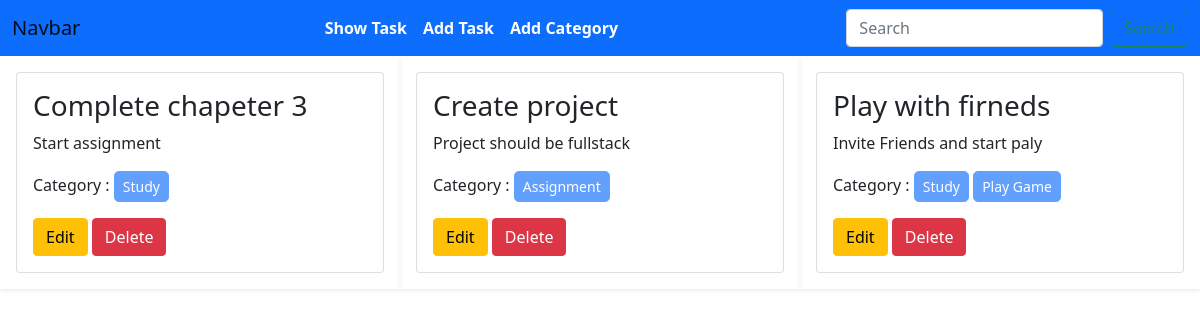
Before: / with the older database file.
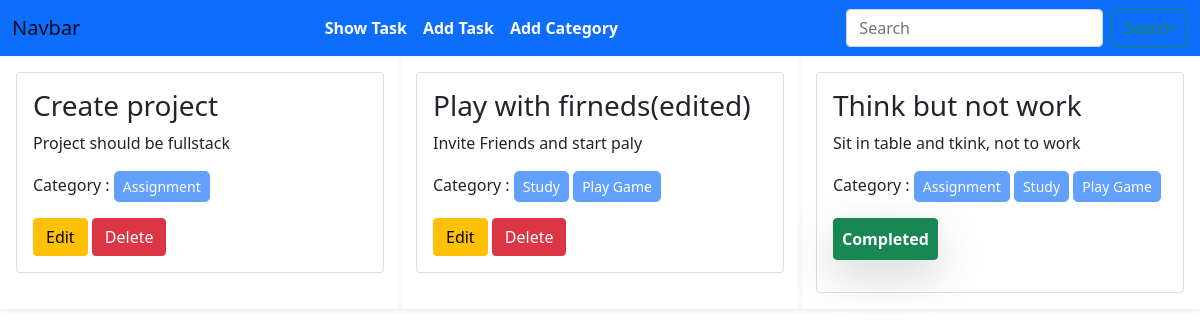
After: the same page with the newer database file.
### task/models.py (models this page shows, shortened)
class TaskModel(models.Model):
    taskTitle = models.CharField(max_length=100)
    taskDescription= models.TextField()
    is_completed = models.BooleanField(default=False)
    taskDate = models.DateField( auto_now=False, auto_now_add=False)
    category = models.ManyToManyField(CategoryModel)

### category/models.py (models this page shows, shortened)
class CategoryModel(models.Model):
    categoryName = models.CharField(max_length=100)

### task_management_system/views.py (the view)
# urls.py: 2. Add a URL to urlpatterns:  path('', views.home, name='home')
def home(request):
    data = TaskModel.objects.all()
    return render(request, 'index.html',{'data':data})

### templates/index.html
{% extends "base.html" %}
{%block content%}
    <div class="d-flex flex-wrap justify-content-center px-5m-5">
        {% for task in data %}
            <div class="col-sm-4 p-3 shadow-sm">
                <div class="card">
                    <div class="card-body">
                        <h3 class='card-text'>{{task.taskTitle}}</h3>
                        <p class="card-text">{{task.taskDescription}}</p>
                        <p>
                            Category :
                            {% for cat in task.category.all %}
                                <button class="btn btn-primary btn-sm disabled rounded rounded-3">{{cat.categoryName}}</button>
                            {% endfor%}
                        </p>
                        {%if task.is_completed == False %}
                            <a href="{% url 'edit_task' task.id%}" class='btn btn-warning'>Edit</a>
                            <a href="{% url 'delete_task' task.id%}" class='btn btn-danger'>Delete</a>
                        {% else %}
                            <p class='btn btn-success fw-bold p-2 shadow-lg'>Completed</p>
                        {% endif%}
                    </div>
                </div>
            </div>
        {% endfor %}
    </div>
{% endblock%}

### templates/base.html (shortened to what this page needs)
<!doctype html>
<html lang="en">
  <head>
    <link href="https://cdn.jsdelivr.net/npm/bootstrap@5.0.2/dist/css/bootstrap.min.css" rel="stylesheet">
  </head>
  <body>
    <nav class="navbar navbar-expand-lg navbar-light bg-primary">
        <div class="container-fluid">
          <a class="navbar-brand" href="#">Navbar</a>
          <div class="collapse navbar-collapse" id="navbarSupportedContent">
            <ul class="navbar-nav m-auto mb-2 mb-lg-0">
              <li class="nav-item">
                <a class="nav-link active fw-bold text-white" aria-current="page" href="{% url 'homepage'%}">Show Task</a>
              </li>
              <li class="nav-item">
                <a class="nav-link active fw-bold text-white" aria-current="page" href="{% url 'add_task'%}">Add Task</a>
              </li>
              <li class="nav-item">
                <a class="nav-link active fw-bold text-white" aria-current="page" href="{% url 'add_category'%}">Add Category</a>
              </li>
            </ul>
            <form class="d-flex">
              <input class="form-control me-2" type="search" placeholder="Search" aria-label="Search">
              <button class="btn btn-outline-success" type="submit">Search</button>
            </form>
          </div>
        </div>
      </nav>
      {%block content%}
      {% endblock %}
  </body>
</html>

Changed rows visible on the page:
removed TaskModel: taskTitle "Complete chapeter 3", taskDescription "Start assignment", is_completed "Edit", CategoryModel (categoryName "Study")
changed TaskModel "Invite Friends and start paly": taskTitle "Play with firneds" → "Play with firneds(edited)"
added TaskModel: taskTitle "Think but not work", taskDescription "Sit in table and tkink, not to work", is_completed "Completed", CategoryModel (categoryName "Assignment"), CategoryModel (categoryName "Study"), CategoryModel (categoryName "Play Game")
